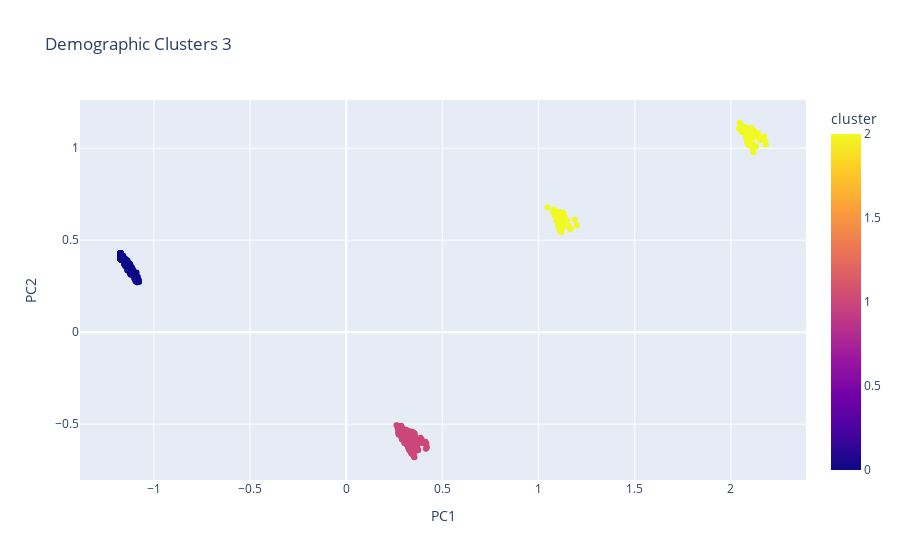
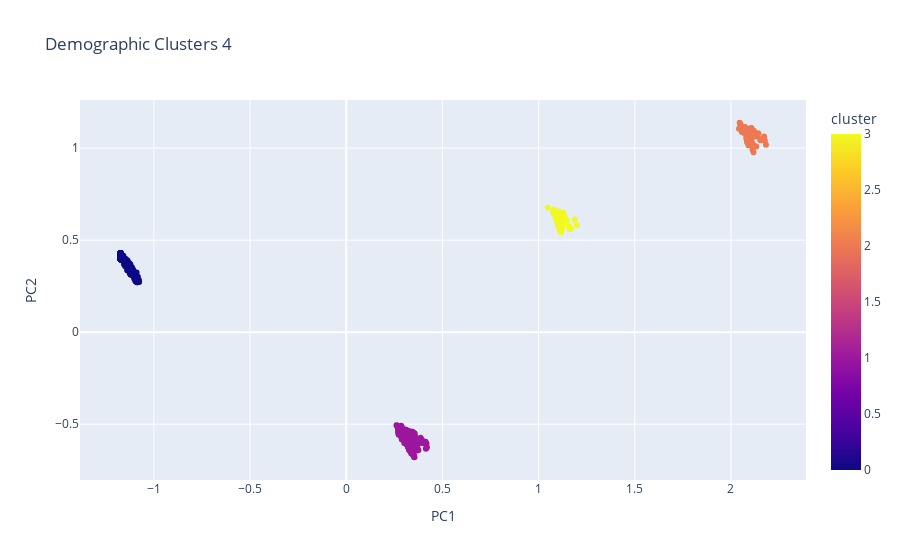
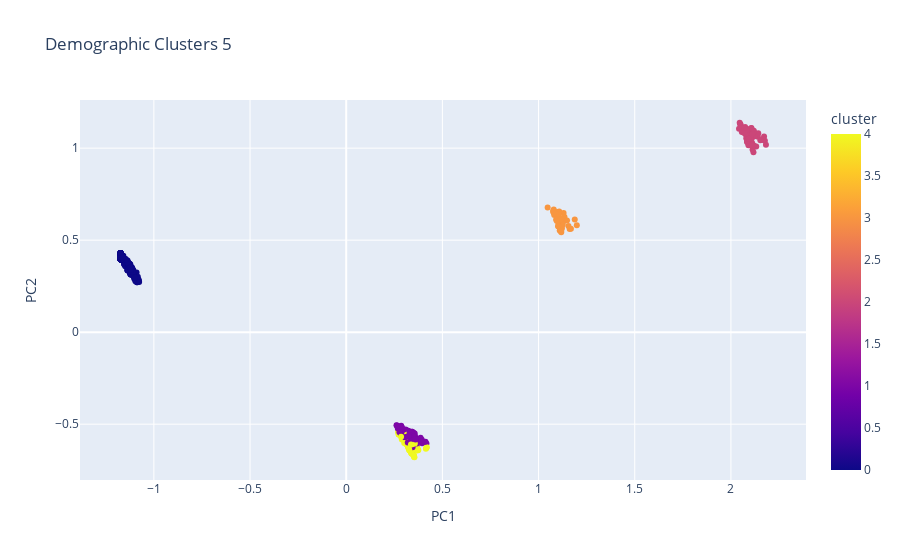
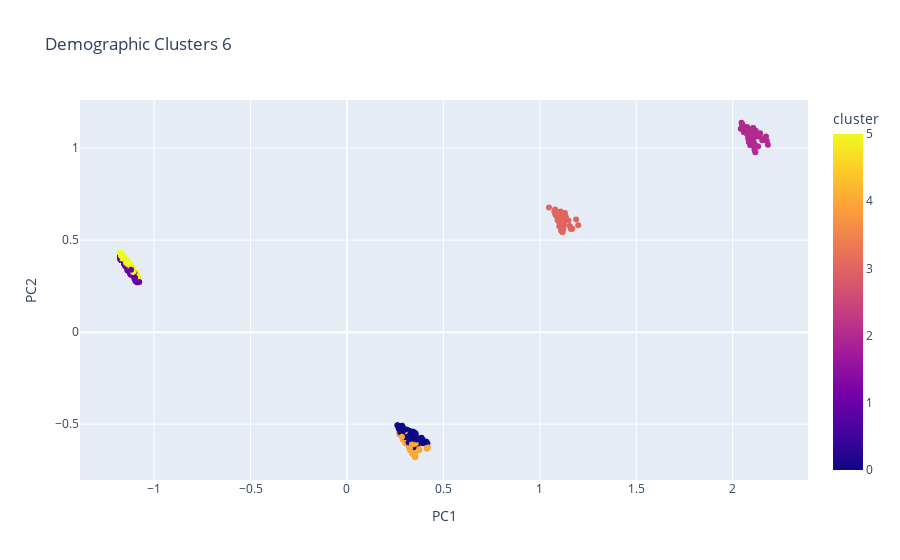

The notebook cell saved with these charts, in order:
### Code cell
for n in list(range(3,10)):
    pcScatter2D(customers_scaled,n,"Demographic Clusters ")

### Figure 1 — Plotly figure (JSON) as saved in the notebook; plotly's stock layout.template omitted (floating-point values rounded to 4 significant figures; data arrays with more than 128 entries replaced by an {"elided": "..."} marker saying what was removed)
{"data": [{"hovertemplate": "PC1=%{x}<br>PC2=%{y}<br>cluster=%{marker.color}<extra></extra>", "legendgroup": "", "marker": {"color": {"elided": "747 int values"}, "coloraxis": "coloraxis", "symbol": "circle"}, "mode": "markers", "name": "", "orientation": "v", "showlegend": false, "type": "scatter", "x": {"elided": "747 float values"}, "xaxis": "x", "y": {"elided": "747 float values"}, "yaxis": "y"}], "layout": {"coloraxis": {"colorbar": {"title": {"text": "cluster"}}, "colorscale": [[0, "#0d0887"], [0.1111, "#46039f"], [0.2222, "#7201a8"], [0.3333, "#9c179e"], [0.4444, "#bd3786"], [0.5556, "#d8576b"], [0.6667, "#ed7953"], [0.7778, "#fb9f3a"], [0.8889, "#fdca26"], [1, "#f0f921"]]}, "legend": {"tracegroupgap": 0}, "title": {"text": "Demographic Clusters 3"}, "xaxis": {"anchor": "y", "domain": [0, 1], "title": {"text": "PC1"}}, "yaxis": {"anchor": "x", "domain": [0, 1], "title": {"text": "PC2"}}}}

### Figure 2 — Plotly figure (JSON) as saved in the notebook; plotly's stock layout.template omitted (floating-point values rounded to 4 significant figures; data arrays with more than 128 entries replaced by an {"elided": "..."} marker saying what was removed)
{"data": [{"hovertemplate": "PC1=%{x}<br>PC2=%{y}<br>cluster=%{marker.color}<extra></extra>", "legendgroup": "", "marker": {"color": {"elided": "747 int values"}, "coloraxis": "coloraxis", "symbol": "circle"}, "mode": "markers", "name": "", "orientation": "v", "showlegend": false, "type": "scatter", "x": {"elided": "747 float values"}, "xaxis": "x", "y": {"elided": "747 float values"}, "yaxis": "y"}], "layout": {"coloraxis": {"colorbar": {"title": {"text": "cluster"}}, "colorscale": [[0, "#0d0887"], [0.1111, "#46039f"], [0.2222, "#7201a8"], [0.3333, "#9c179e"], [0.4444, "#bd3786"], [0.5556, "#d8576b"], [0.6667, "#ed7953"], [0.7778, "#fb9f3a"], [0.8889, "#fdca26"], [1, "#f0f921"]]}, "legend": {"tracegroupgap": 0}, "title": {"text": "Demographic Clusters 4"}, "xaxis": {"anchor": "y", "domain": [0, 1], "title": {"text": "PC1"}}, "yaxis": {"anchor": "x", "domain": [0, 1], "title": {"text": "PC2"}}}}

### Figure 3 — Plotly figure (JSON) as saved in the notebook; plotly's stock layout.template omitted (floating-point values rounded to 4 significant figures; data arrays with more than 128 entries replaced by an {"elided": "..."} marker saying what was removed)
{"data": [{"hovertemplate": "PC1=%{x}<br>PC2=%{y}<br>cluster=%{marker.color}<extra></extra>", "legendgroup": "", "marker": {"color": {"elided": "747 int values"}, "coloraxis": "coloraxis", "symbol": "circle"}, "mode": "markers", "name": "", "orientation": "v", "showlegend": false, "type": "scatter", "x": {"elided": "747 float values"}, "xaxis": "x", "y": {"elided": "747 float values"}, "yaxis": "y"}], "layout": {"coloraxis": {"colorbar": {"title": {"text": "cluster"}}, "colorscale": [[0, "#0d0887"], [0.1111, "#46039f"], [0.2222, "#7201a8"], [0.3333, "#9c179e"], [0.4444, "#bd3786"], [0.5556, "#d8576b"], [0.6667, "#ed7953"], [0.7778, "#fb9f3a"], [0.8889, "#fdca26"], [1, "#f0f921"]]}, "legend": {"tracegroupgap": 0}, "title": {"text": "Demographic Clusters 5"}, "xaxis": {"anchor": "y", "domain": [0, 1], "title": {"text": "PC1"}}, "yaxis": {"anchor": "x", "domain": [0, 1], "title": {"text": "PC2"}}}}

### Figure 4 — Plotly figure (JSON) as saved in the notebook; plotly's stock layout.template omitted (floating-point values rounded to 4 significant figures; data arrays with more than 128 entries replaced by an {"elided": "..."} marker saying what was removed)
{"data": [{"hovertemplate": "PC1=%{x}<br>PC2=%{y}<br>cluster=%{marker.color}<extra></extra>", "legendgroup": "", "marker": {"color": {"elided": "747 int values"}, "coloraxis": "coloraxis", "symbol": "circle"}, "mode": "markers", "name": "", "orientation": "v", "showlegend": false, "type": "scatter", "x": {"elided": "747 float values"}, "xaxis": "x", "y": {"elided": "747 float values"}, "yaxis": "y"}], "layout": {"coloraxis": {"colorbar": {"title": {"text": "cluster"}}, "colorscale": [[0, "#0d0887"], [0.1111, "#46039f"], [0.2222, "#7201a8"], [0.3333, "#9c179e"], [0.4444, "#bd3786"], [0.5556, "#d8576b"], [0.6667, "#ed7953"], [0.7778, "#fb9f3a"], [0.8889, "#fdca26"], [1, "#f0f921"]]}, "legend": {"tracegroupgap": 0}, "title": {"text": "Demographic Clusters 6"}, "xaxis": {"anchor": "y", "domain": [0, 1], "title": {"text": "PC1"}}, "yaxis": {"anchor": "x", "domain": [0, 1], "title": {"text": "PC2"}}}}
